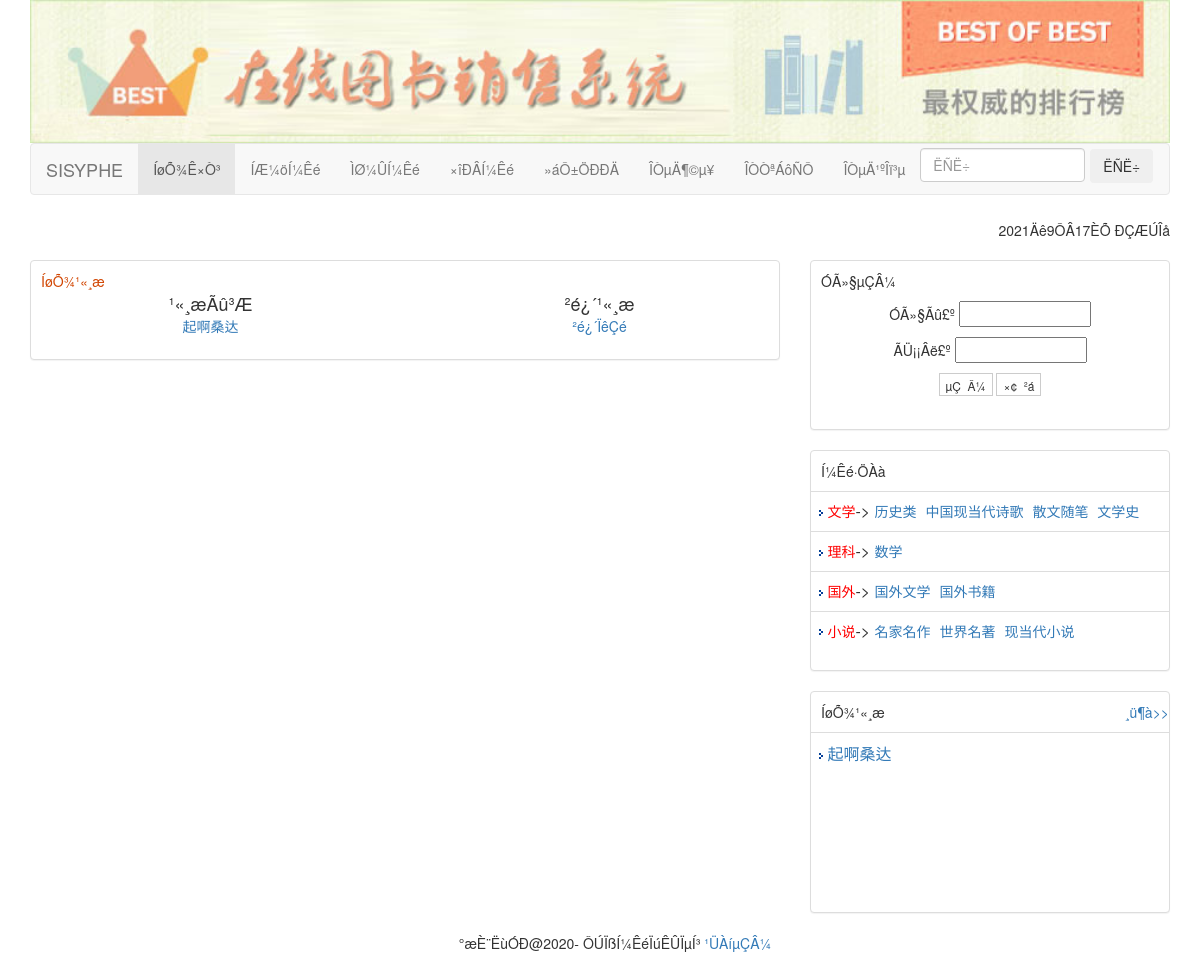
/gonggao.php, run on the app's committed database.
### tables this page shows
CREATE TABLE IF NOT EXISTS `news` (
  `id` int(10) NOT NULL AUTO_INCREMENT COMMENT '主键id',
  `title` varchar(50) NOT NULL COMMENT '新闻公告名称',
  `content` text NOT NULL COMMENT '新闻公告内容',
  `addtime` datetime NOT NULL COMMENT '发布时间',
  PRIMARY KEY (`id`)
);

CREATE TABLE IF NOT EXISTS `categories` (
  `id` int(6) NOT NULL AUTO_INCREMENT COMMENT '主键id',
  `name` varchar(50) NOT NULL COMMENT '分类名称',
  `reid` int(6) NOT NULL COMMENT '上级分类id',
  PRIMARY KEY (`id`)
);

### right.php (the view, shortened to what this page needs)
<div class="container-fluid">
<div class="row">
<div class="panel panel-default" >
<div class="row"  style="margin-bottom: 10px">
	<div class="col-xs-12 col-sm-12 col-md-12" style="margin:10px 0px 0px 10px">ÓÃ»§µÇÂ¼</div>
</div>
<?php
if($_SESSION['login']=="")
{
?>
<form action="login.php?act=login" name="userLogin" method="post" onSubmit="return login()">
<div class="row" >
	<div class="col-md-12" align="center" style="margin-bottom: 10px">
		<font>ÓÃ»§Ãû£º</font>
		<input  id="username" title="ÓÃ»§Ãû²»ÄÜÎª¿Õ" size="14" name="userName" type="text" />
	</div>
</div>
<div class="row">
	<div class="col-md-12" align="center" style="margin-bottom: 10px">
		<font>ÃÜ¡¡Âë£º</font>
		<input  title="ÃÜÂë²»ÄÜÎª¿Õ" type="password" size="14" name="userPw"/>
	</div>
</div>
<div class="row">
	<div class="col-md-12" align="center" style="margin-bottom: 5%">
	  <input type="submit" value="µÇ  Â¼"  style="border:#ccc 1px solid; background-color:#FFFFFF; font-size:12px; padding-top:3px;" />
	  <input type="button" value="×¢  ²á" onclick="javascript:location.href='reg.php'" style="border:#ccc 1px solid; background-color:#FFFFFF; font-size:12px; padding-top:3px;" />
	</div>
</div>
		    </form>
<?php
	}
	?>
	</div>
</div>
<div class="row">
<div class="panel panel-default"  >
<div class="row">
	<div class="col-md-4" style="margin:10px 0px 0px 10px">Í¼Êé·ÖÀà</div>
	</div>
	<div class="row">
     <div class="col-md-12" style="margin:10px 0px 0px">
	     <table class="table">
<?php
	$sql="select * from categories where reid=0";
	$result=mysqli_query($conn,$sql);
while($data=mysqli_fetch_array($result))
{
						?>
		          <tr>
		             <td height="28"  width="100%">
		                   <img src="./img/head-mark3.gif" align="middle" class="img-vm" border="0"/>
		                      <a href="./cat.php?dalei=<?php echo $data['id']?>">
		                         <span style="font-size:14px;color:red"><?php echo $data['name']?></span></a>->
<?php
	$sq="select * from categories where reid=".$data['id'];
$res=mysqli_query($conn,$sq);
while($d=mysqli_fetch_array($res))
echo  '<a href="./cat.php?xiaolei='.$d['id'].'">  <span style="font-size:14px;">'.$d['name'].'</span></a>&nbsp;';
						?>
		              </td>
		          </tr> <?php
							}
							?>
		 </table>
 </div>
</div>
		</div>
</div>
				<div class="row">
					<div class="panel panel-default"  >
						<div class="row">
							<div class="col-md-12" style="margin:10px 0px 0px 0px">
							<font style="margin-left: 10px">ÍøÕ¾¹«¸æ</font>
							<a  style="float: right" href="./gonggao.php">¸ü¶à>></a></div>
						</div>
	<div class="row">
     <div class="col-md-12" style="margin:10px 0px 0px">
		<div style="overflow:hidden;height:180px;">
		 <table class="table">
<?php
			 $sql="select * from news order by id DESC limit 0,6";
			 $result=mysqli_query($conn,$sql);
			 while($data=mysqli_fetch_array($result)){
						?>
		        <tr><td height="28"  width="100%"><div  style="padding:2px 0px;"><div class="f-left"><img src="./img/head-mark3.gif" align="middle" border="0"/> <a href="./details.php?id=<?php echo $data['id']?>" title=""><span style=""><?php echo $data['title']?></span></a></div><div class="clear"></div></div></td></tr>
<?php
							}
							?>
		 </table>
						 </div>
</div>			</div>
				    </div>
	</div></div>

### gonggao.php
<div class="container-fluid">
  <div class="container">
   <div class="row">
<?php
require("header.php");
?></div>
			<div class="row" >
		     <div class="col-md-8" >
		    <div class="panel panel-default">
		     <div class="row">
		     	<div class="col-md-12" style="margin:10px 0px 0px 10px"><span style="float:left;color:#d14500;">ÍøÕ¾¹«¸æ</span></div>
				 </div>
<div class="row">
	<div class="col-xs-6 col-sm-6 col-md-6" align="center"><font size="+1">¹«¸æÃû³Æ</font></div>
	<div class="col-xs-6 col-sm-6 col-md-6" align="center"><font size="+1">²é¿´¹«¸æ</font></div>
</div>
<?php
$sql="select * from news  order by id DESC";
			$result=mysqli_query($conn,$sql);
while($data=mysqli_fetch_array($result)){
?>
<div class="row" style="margin-bottom: 3%">
	<div class="col-xs-6 col-sm-6 col-md-6" align="center"><font><a href="details.php?id=<?php echo $data["id"]?>"><?php echo $data["title"]?></a></font></div>
	<div class="col-xs-6 col-sm-6 col-md-6" align="center"><font><a href="details.php?id=<?php echo $data["id"]?>">²é¿´ÏêÇé</a></a></font></div>
</div>
<?php
}
	?></div>
		</div>
	     <div class="col-md-4">
				<?php
			require("right.php");
			?>
</div></div>
<div class="row">
<div class="col-md-12" align="center">
<?php
require("footer.php");
?>	</div></div>
</div></div>

### data on the page
news: title "起啊桑达"
categories: name "文学"
categories: name "历史类"
categories: name "中国现当代诗歌"
categories: name "散文随笔"
categories: name "文学史"
categories: name "理科"
categories: name "数学"
categories: name "国外"
categories: name "国外文学"
categories: name "国外书籍"
categories: name "小说"
categories: name "名家名作"
categories: name "世界名著"
categories: name "现当代小说"
